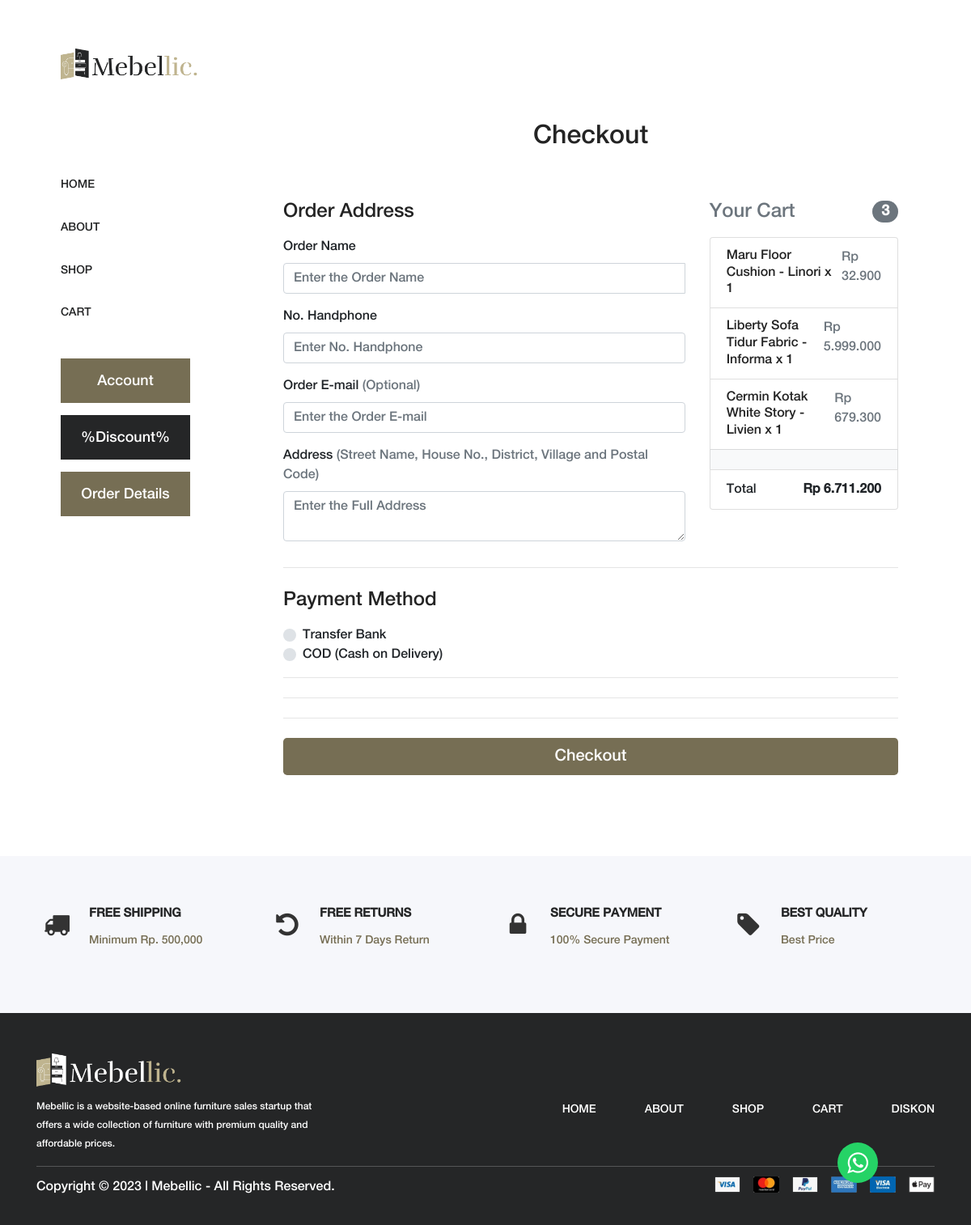
The page /checkout.php (signed in) on the database its author committed.
### tables this page shows
CREATE TABLE `keranjang` (
  `id_cart` int(11) NOT NULL,
  `id_produk` int(11) NOT NULL,
  `jumlah` int(11) NOT NULL,
  `id_session` int(11) NOT NULL,
  `last_price` int(11) NOT NULL
);

CREATE TABLE `produk` (
  `id_produk` int(11) NOT NULL,
  `nama_produk` varchar(50) NOT NULL,
  `detail_produk` text NOT NULL,
  `id_kategori` int(11) NOT NULL,
  `img` varchar(50) NOT NULL,
  `tersedia` varchar(15) NOT NULL,
  `harga_produk` int(15) NOT NULL,
  `diskon` int(15) NOT NULL,
  `stok_produk` int(15) NOT NULL,
  `rilis_produk` date DEFAULT NULL
);

### checkout.php (the view, shortened to what this page needs)
<?php
$sid = $_SESSION['id_users'];
require 'functions.php';
?>
<!DOCTYPE html>
<html lang="en">
<head>
    <link rel="stylesheet" href="css/core-style.css">
    <link rel="stylesheet" href="style.css">
</head>
<body>
    <div class="main-content-wrapper d-flex clearfix">
        <?php require 'ui/header.php';?>
        <div class="single-product-area section-padding-100 clearfix">
            <div class="container-fluid">
        <div class="container">
    <div class="py-5 text-center">
        <h2>Checkout</h2>
    </div>
    <?php
        $sql = "SELECT * FROM keranjang, produk WHERE id_session = '".$sid."' AND keranjang.id_produk=produk.id_produk";
        $result = mysqli_query($koneksi, $sql);
        $jumlahItem = mysqli_num_rows($result);
    ?>
    <div class="row">
        <div class="col-md-4 order-md-2 mb-4">
            <h4 class="d-flex justify-content-between align-items-center mb-3">
                <span class="text-muted">Your Cart</span>
                <span class="badge badge-secondary badge-pill"><?= $jumlahItem; ?></span>
            </h4>
            <ul class="list-group mb-3 sticky-top">
                <?php
                        $total = 0;
                        while($data = mysqli_fetch_array($result)){
                        $subtotal = $data['last_price'] * $data['jumlah'];
                        $total = $total + $subtotal;
                        $totalHarga =+ $total;
                    ?>
                <li class="list-group-item d-flex justify-content-between lh-condensed">
                    <div>
                        <h6 class="my-0"><?= $data['nama_produk']; ?> x <?= $data['jumlah']; ?></h6>
                    </div>
                    <?php
                        if($data['diskon'] == "0"){
                            echo '
                                 <span class="text-muted">Rp '.number_format($subtotal,0,".",".").'</span>
                            ';
                        }else{
                            echo '
                                 <span class="text-muted">Rp '.number_format($subtotal,0,".",".").'</span>
                            ';
                        }
                        ?>
                </li>
                <?php } ?>
                <li class="list-group-item d-flex justify-content-between bg-light">
                </li>
                <li class="list-group-item d-flex justify-content-between">
                    <span>Total </span>
                    <strong><?= "Rp ".number_format($totalHarga,0,".","."); ?></strong>
                </li>
            </ul>
        </div>
        <div class="col-md-8 order-md-1">
            <h4 class="mb-3">Order Address</h4>
            <form class="needs-validation" action="" method="post">
                <div class="mb-3">
                    <label for="username">Order Name</label>
                    <div class="input-group">
                        <input type="text" name="nama" class="form-control" id="username" placeholder="Enter the Order Name" required="">
                    </div>
                </div>
                <div class="mb-3">
                    <label for="notelp">No. Handphone</label>
                    <input type="text" name="notelp" class="form-control" id="address" placeholder="Enter No. Handphone" required="">
                </div>
                <div class="mb-3">
                    <label for="email">Order E-mail <span class="text-muted">(Optional)</span></label>
                    <input type="email" name="email" class="form-control" id="email" placeholder="Enter the Order E-mail">
                </div>
                <div class="mb-3">
                    <label for="address">Address <span class="text-muted">(Street Name, House No., District, Village and Postal Code)</span></label>
                    <textarea type="text" name="alamat" class="form-control" id="address" placeholder="Enter the Full Address" required=""></textarea>
                </div>
                    </div>
                </div>
                <hr class="mb-4">
                <h4 class="mb-3">Payment Method</h4>
                <div class="d-block my-3">
                    <div class="custom-control custom-radio">
                        <label class="custom-control-label" for="bank">Transfer Bank</label>
                    </div>
                    <div class="custom-control custom-radio">
                        <label class="custom-control-label" for="cod">COD (Cash on Delivery)</label>
                    </div>
                </div>
                <?php
                    $sql2 = "SELECT * FROM keranjang, produk WHERE id_session = '".$sid."' AND produk.id_produk=keranjang.id_produk";
                    $rslt = mysqli_query($koneksi, $sql2);
                    while ($dt = mysqli_fetch_array($rslt)) {
                ?>
                <hr class="mb-4">
                <?php } ?>
                <button class="btn btn-primary btn-lg btn-block profile-button" type="submit" name="pesan">Checkout</button>
        </div>
    </div>
            </div>
        </div>
    <section class="shop-services section home">
        <div class="container">
            <div class="row">
                <div class="col-lg-3 col-md-6 col-12">
                    <div class="single-service">
                        <i class="fa fa-truck"></i>
                        <h4>Free Shipping</h4>
                        <p>Minimum Rp. 500,000</p>
                    </div>
                </div>
                <div class="col-lg-3 col-md-6 col-12">
                    <div class="single-service">
                        <i class="fa fa-undo"></i>
                        <h4>Free Returns</h4>
                        <p>Within 7 Days Return</p>
                    </div>
                </div>
                <div class="col-lg-3 col-md-6 col-12">
                    <div class="single-service">
                        <i class="fa fa-lock"></i>
                        <h4>Secure Payment</h4>
                        <p>100% Secure Payment</p>
                    </div>
                </div>
                <div class="col-lg-3 col-md-6 col-12">
                    <div class="single-service">
                        <i class="fa fa-tag"></i>
                        <h4>Best Quality</h4>
                        <p>Best Price</p>
                    </div>
                </div>
            </div>
        </div>
    </section>
    <?php  require 'ui/footer.php';?>
    <a href="https://api.whatsapp.com/send?phone=62857757236180&text=Hai%20Mebellic" class="wa d-flex align-items-center justify-content-center"><i class="fa fa-whatsapp"></i></a>
</body>
</html>

### css/core-style.css (style rules this page uses)
* { margin: 0; padding: 0; }
body { font-family: "helveticaneuemedium"; font-size: 16px; }
h1, h2, h3, h4, h5, h6 { color: #242424; line-height: 1.3; font-weight: 400; }
p { color: #6d6d6d; font-size: 16px; line-height: 1.9; font-weight: 400; }
a { -webkit-transition: all 500ms ease 0s; transition: all 500ms ease 0s; text-decoration: none; outline: 0 solid transparent; color: #252627; font-weight: 400; font-size: 12px; }
ul, ol { margin: 0; }
ul li, ol li { list-style: none; }
.section-padding-100 { padding-top: 100px; padding-bottom: 100px; }
.main-content-wrapper { position: relative; z-index: 1; -webkit-transition-duration: 500ms; transition-duration: 500ms; -ms-flex-wrap: wrap; flex-wrap: wrap; }
.main-content-wrapper .single-product-area { position: relative; z-index: 1; -webkit-box-flex: 0; -ms-flex: 0 0 calc(95% - 320px); flex: 0 0 calc(95% - 320px); width: calc(95% - 320px); max-width: calc(95% - 320px); }
.shop-services.section { padding: 80px 0 0px 0; background: #fff; }
.shop-services.home { padding:60px 0; background:#F6F7FB; }
.shop-services .single-service { position: relative; padding-left: 65px; }
.shop-services .single-service i { height: 50px; width: 50px; line-height: 50px; text-align: center; color: #333; background: transparent; border-radius: 100%; display: block; font-size: 32px; position: absolute; left: 0; top: 0; }
.shop-services .single-service h4 { font-size: 15px; font-weight: 600; text-transform: uppercase; line-height: 22px; color: #252627; }
.shop-services .single-service p { color: #766e54; line-height: 28px; font-size: 14px; }
.wa { position: fixed; right: 115px; bottom: 52px; z-index: 996; background: #25D366; width: 50px; height: 50px; border-radius: 50px; }
.profile-button { background: #766e54; box-shadow: none; border: none }

### rows shown on the page
keranjang: id_produk.nama_produk "Maru Floor Cushion - Linori", jumlah "1", subtotal "32.900"
keranjang: id_produk.nama_produk "Liberty Sofa Tidur Fabric - Informa", jumlah "1", subtotal "5.999.000"
keranjang: id_produk.nama_produk "Cermin Kotak White Story - Livien", jumlah "1", subtotal "679.300"

### other values the page prints
$jumlahItem "3"
$totalHarga "6.711.200"
